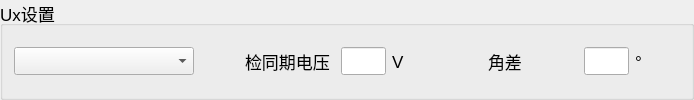
       <widget class="QGroupBox" name="groupBox_2">
        <property name="font">
         <font>
          <pointsize>13</pointsize>
         </font>
        </property>
        <property name="title">
         <string>Ux设置</string>
        </property>
        <layout class="QHBoxLayout" name="horizontalLayout_33">
         <item>
          <layout class="QHBoxLayout" name="horizontalLayout_32" stretch="4,1,2,1,1,1,2,1,1">
           <item>
            <widget class="QComboBox" name="comboBox_4"/>
           </item>
           <item>
            <spacer name="horizontalSpacer_16">
             <property name="orientation">
              <enum>Qt::Horizontal</enum>
             </property>
             <property name="sizeHint" stdset="0">
              <size>
               <width>40</width>
               <height>20</height>
              </size>
             </property>
            </spacer>
           </item>
           <item>
            <widget class="QLabel" name="label_53">
             <property name="text">
              <string>检同期电压</string>
             </property>
            </widget>
           </item>
           <item>
            <widget class="QLineEdit" name="lineEdit_25"/>
           </item>
           <item>
            <widget class="QLabel" name="label_54">
             <property name="text">
              <string>V</string>
             </property>
            </widget>
           </item>
           <item>
            <spacer name="horizontalSpacer_17">
             <property name="orientation">
              <enum>Qt::Horizontal</enum>
             </property>
             <property name="sizeHint" stdset="0">
              <size>
               <width>40</width>
               <height>20</height>
              </size>
             </property>
            </spacer>
           </item>
           <item>
            <widget class="QLabel" name="label_55">
             <property name="text">
              <string>角差</string>
             </property>
            </widget>
           </item>
           <item>
            <widget class="QLineEdit" name="lineEdit_26"/>
           </item>
           <item>
            <widget class="QLabel" name="label_56">
             <property name="text">
              <string>°</string>
             </property>
            </widget>
           </item>
          </layout>
         </item>
        </layout>
       </widget>
